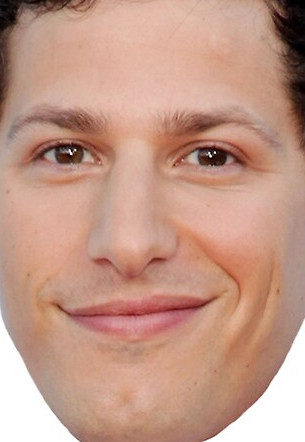
#> input picture Principal Component Analysis/eigenface_images/asb1_face.jpg, 305 x 442 px; its folder holds only this picture in this run
$ jupyter execute --allow-errors Eigenface.ipynb
#> lines starting #> are read from the running program, lines starting #| are printed output that depends on the picture
[cell 1]
import numpy as np
import pandas as pd
import matplotlib.pyplot as plt
import cv2
import glob
import os

[cell 2]
fig, ax = plt.subplots(4, 4, figsize=(10,10))

# Helper function to scale images to a uniform length and convert to grayscale
def preprocess_face(img):
#> called with img = 'eigenface_images/asb1_face.jpg'
    temp = cv2.imread(img)
#> temp is the input picture: shape (442, 305, 3); mean B, G, R 136, 153, 195.6
    temp = cv2.cvtColor(temp, cv2.COLOR_BGR2GRAY)
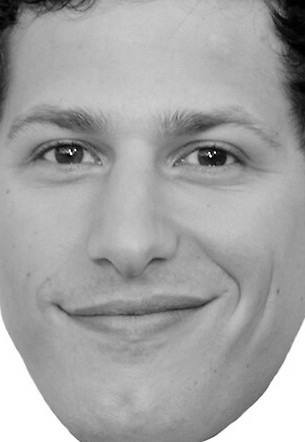
#> temp: shape (442, 305); min 0, max 255, mean 163.8
    temp = cv2.resize(temp, (40,60))
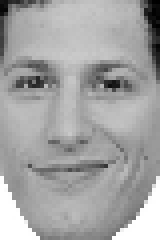
#> temp: shape (60, 40) (shown 4 times larger); min 0, max 255, mean 163.6
    return cv2.normalize(temp.astype('float'), None, 0.0, 1.0, cv2.NORM_MINMAX)

img_list = []

# get data from file and add to img_list
for file in glob.glob('eigenface_images/*_face.jpg'):
    img_list.append(preprocess_face(file))

# Plot the data
r = 0
c = 0

for img in img_list:
    ax[c,r].imshow(img, cmap="gray")

    # Controls plotting order
    if(r<3):
        r+=1
    else:
        r=0
        c+=1
#> this loop made 1 pass
#> r on pass 1: 1
#> after the loop, c = 0

#> (a cell that did not finish here is left out)

[cell 4]
# Make array of unrolled images
A = []

for img in img_list:
    A.append(img.flatten())
#> this loop made 1 pass
#> after the loop, A = 1 item

A = np.array(A)
A.shape
#> Out = (1, 2400)

[cell 5]
# Center the data around the origin
A = A - np.mean(A)
A.shape
#> Out = (1, 2400)

[cell 6]
# Generate the covariance matrix
C = A.T@A
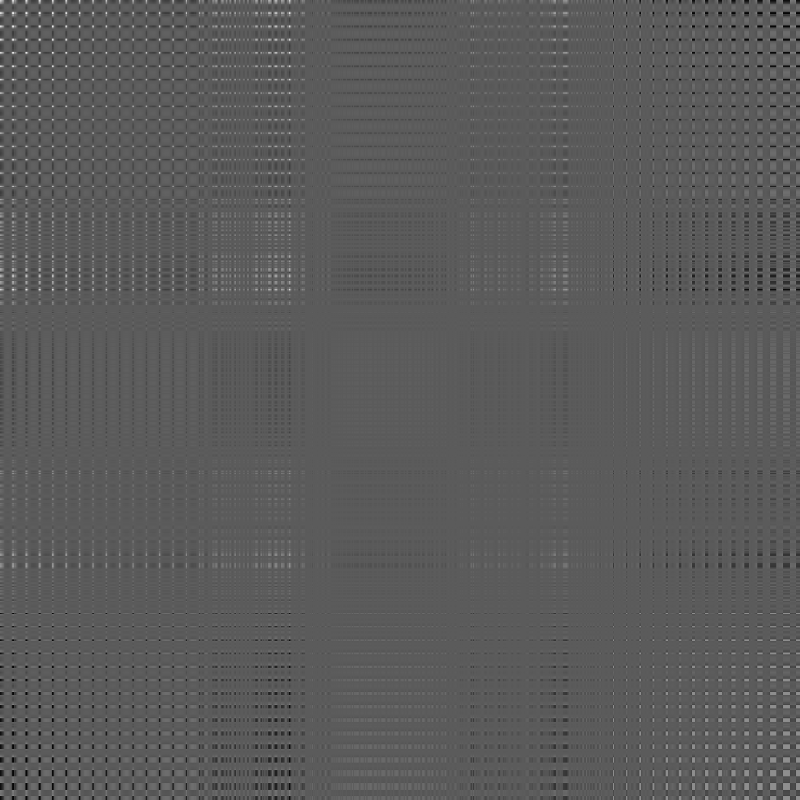
#> C: shape (2400, 2400) float64 (shown at 1/3 size); min -0.23, max 0.412, mean 4.24e-20; drawn with min black and max white

[cell 7]
U,D,Vt = np.linalg.svd(C)
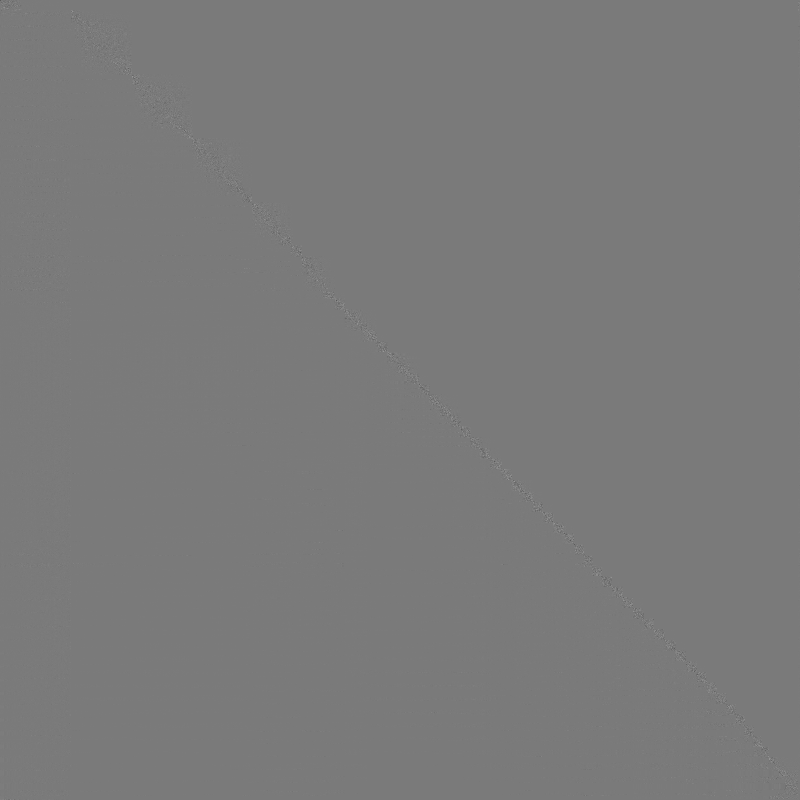
#> U: shape (2400, 2400) float64 (shown at 1/3 size); min -0.817, max 0.878, mean 6.24e-06; drawn with min black and max white
#> D = 2400 values, max 61.45 at index 0, min 7.46e-16 at index 2399, mean 0.0256

[cell 8]
Vt.shape
#> Out = (2400, 2400)

[cell 9]
# Top N eigenfaces that are correlated with our 16 images
N = 5

fig, ax = plt.subplots(1, N, figsize=(10,10))

for i in range(N):
    # We state U.T below because each face is a row vector
    face_i = np.resize((U.T)[i,:],(60,40))
    ax[i].imshow(face_i, cmap="gray")
#> this loop made 5 passes
#> pass 2, `face_i = np.resize((U.T)[i,:],(60,40))`:
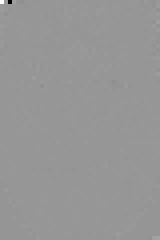
#> face_i: shape (60, 40) float64 (shown 4 times larger); min -0.797, max 0.55, mean -0.00076; drawn with min black and max white
#> pass 3, `face_i = np.resize((U.T)[i,:],(60,40))`:
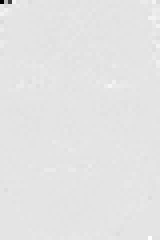
#> face_i: shape (60, 40) float64 (shown 4 times larger); min -0.772, max 0.0897, mean -0.000215; drawn with min black and max white
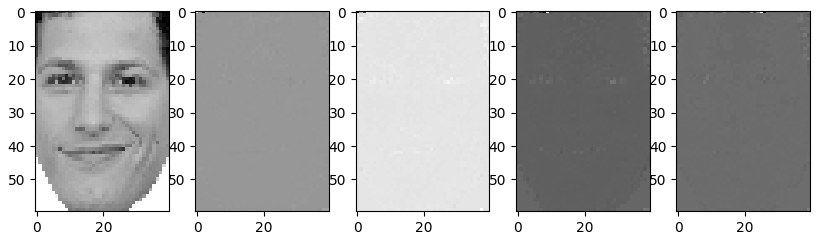
#> figure drawn by matplotlib, 5 panels

[cell 10]
# We can see that that roughly the largest 20 eigenvalues
#  contribute significantly to the image
plt.plot(D[:100])
plt.show()
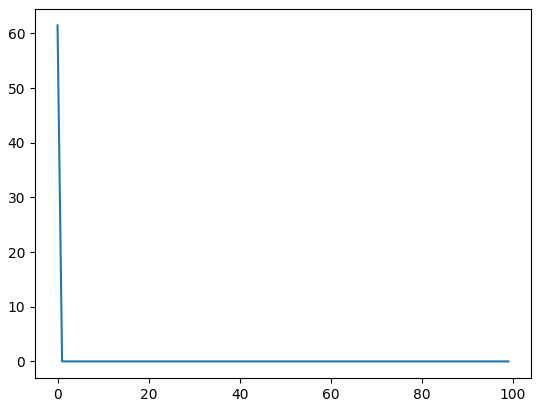
#> figure drawn by matplotlib, 1 panel; curve peaks at x = 0, y = 61.45

[cell 11]
# Rank r approximation of a face can be achieved by the
#    linear combination of the first r eigenfaces

X_input = A[0,:].reshape(2400,1)
#> X_input = 2400 values, max 0.358 at index 1840, min -0.642 at index 39, mean 1.78e-17

# Testing a few r values
fig, ax = plt.subplots(1, 4, figsize=(10,10))
r_levels = [2, 5, 10, 20]

for index, r_val in enumerate(r_levels):
    U_reduce = U[:,:r_val] # 2400xr
    # U_reduce.T @ X_input encodes the data into a lower dimension
    # U_reduce @U_reduce.T @ X_input encodes and decodes the data back
    Z = U_reduce@U_reduce.T@X_input
    ax[index].imshow(np.resize(Z, (60,40)), cmap="gray")
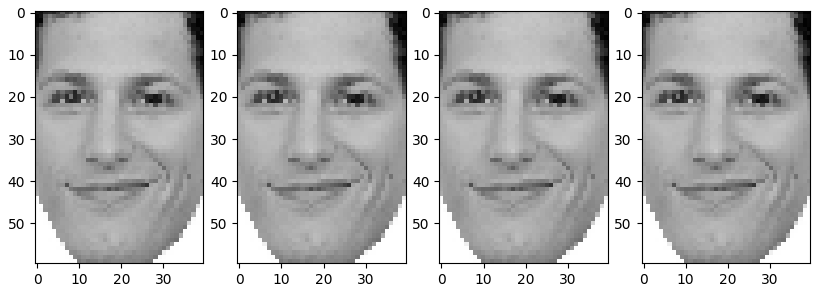
#> figure drawn by matplotlib, 4 panels

$ run again, on Principal Component Analysis/eigenface_images/jeb1_face.jpg
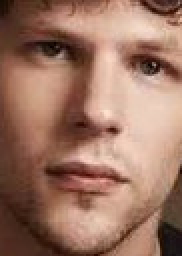
#> input picture Principal Component Analysis/eigenface_images/jeb1_face.jpg, 91 x 128 px (shown 2 times larger)
#> in preprocess_face, temp is the input picture: shape (128, 91, 3); mean B, G, R 98.4, 116, 156.6
#> the loop `for img in img_list:` made 1 pass
#> r on pass 1: 1
#> after the loop `for img in img_list:`: c = 0
#> the loop `for img in img_list:` made 1 pass
#> after the loop `for img in img_list:`: A = 1 item
#> `C = A.T@A`:
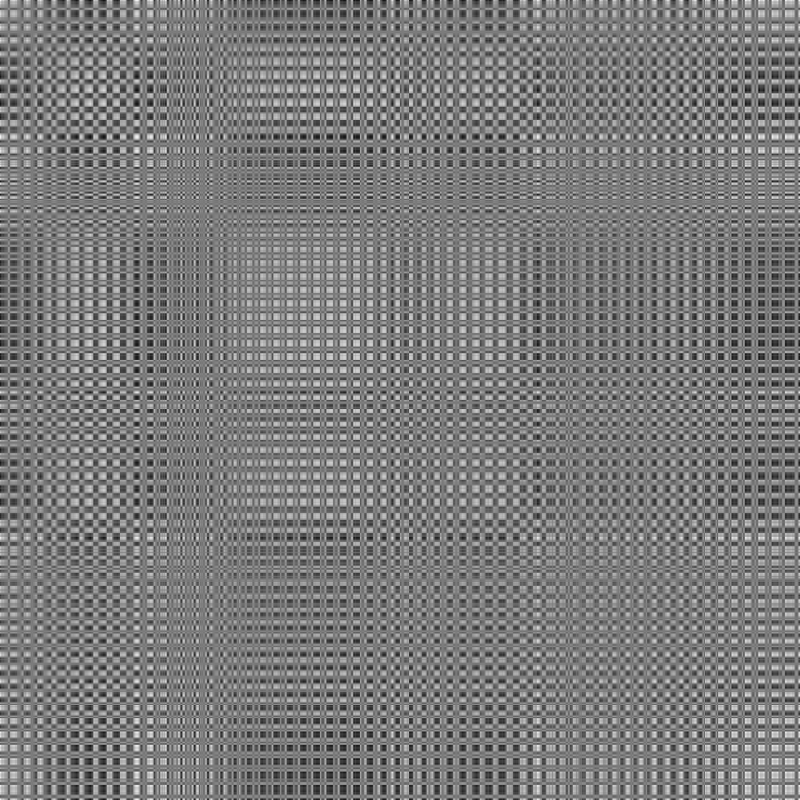
#> C: shape (2400, 2400) float64 (shown at 1/3 size); min -0.25, max 0.265, mean -3.95e-20; drawn with min black and max white
#> D = 2400 values, max 166.5 at index 0, min 2.45e-15 at index 2399, mean 0.0694
#> X_input = 2400 values, max 0.486 at index 1063, min -0.514 at index 0, mean 2.96e-17
#> `[cell 11] # Rank r approximation of a face can be achieved by the #   ..`:
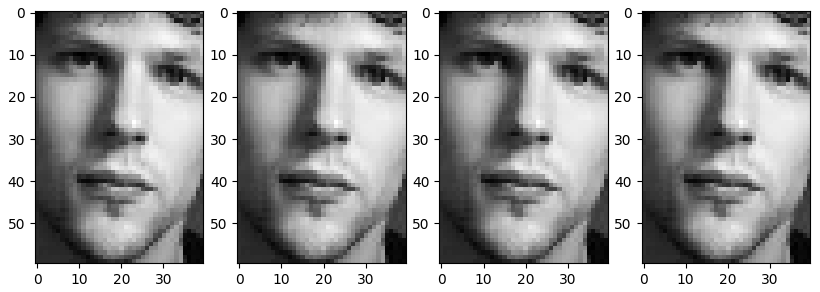
#> figure drawn by matplotlib, 4 panels

$ run again, on Principal Component Analysis/eigenface_images/jeb2_face.jpg
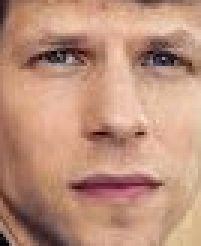
#> input picture Principal Component Analysis/eigenface_images/jeb2_face.jpg, 67 x 82 px (shown 3 times larger)
#> in preprocess_face, temp is the input picture: shape (82, 67, 3); mean B, G, R 123.3, 145.2, 189.2
#> the loop `for img in img_list:` made 1 pass
#> r on pass 1: 1
#> after the loop `for img in img_list:`: c = 0
#> the loop `for img in img_list:` made 1 pass
#> after the loop `for img in img_list:`: A = 1 item
#> `C = A.T@A`:
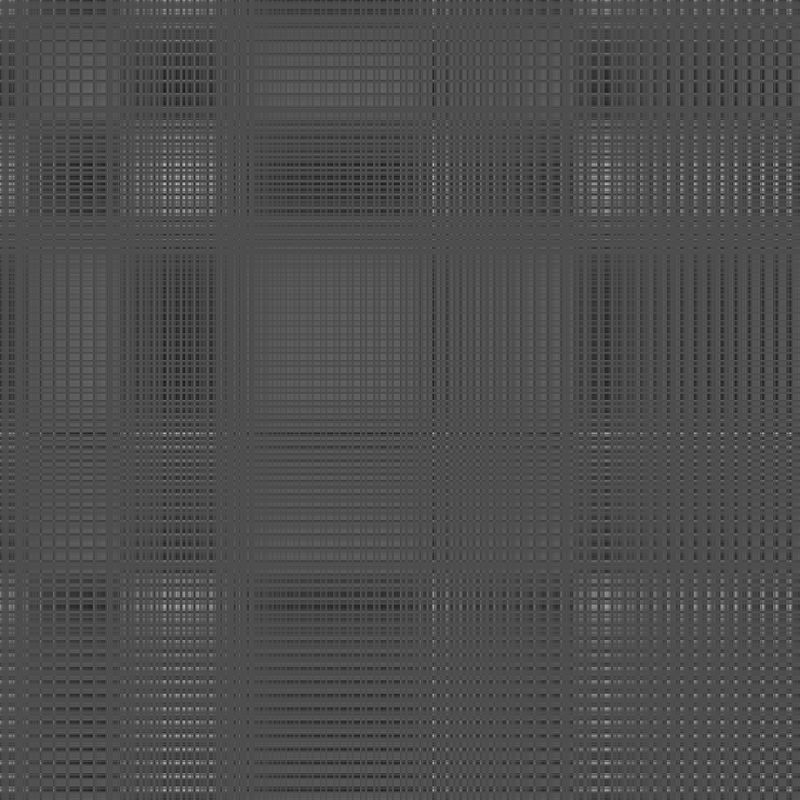
#> C: shape (2400, 2400) float64 (shown at 1/3 size); min -0.213, max 0.48, mean -3.08e-22; drawn with min black and max white
#> D = 2400 values, max 78.29 at index 0, min 1.26e-15 at index 2399, mean 0.0326
#> X_input = 2400 values, max 0.307 at index 1148, min -0.693 at index 2360, mean 6.81e-17
#> `[cell 11] # Rank r approximation of a face can be achieved by the #   ..`:
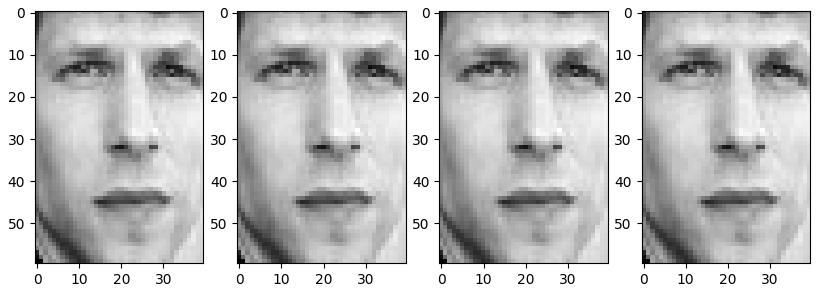
#> figure drawn by matplotlib, 4 panels
